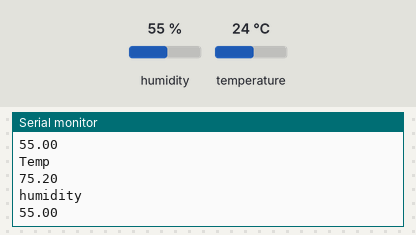
The sketch below on a simulated Arduino Uno, built with avr-gcc and run on an emulated ATmega328P. On the bench: the last lines printed to the serial monitor. The inputs (shaded band) are chosen by the test bench; at power-on: humidity 55 %, temperature 24 °C.

Above: at 2.8 s.
2.9 s: humidity set to 22 %
At 4.8 s:
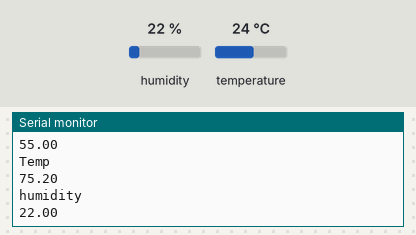
5.6 s: temperature set to 12 °C
At 6.8 s:
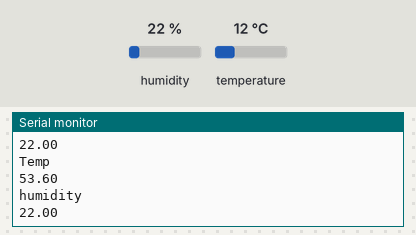
8.3 s: humidity set to 40 %
At 10.6 s:
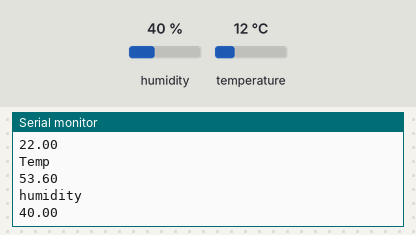
Timing chart, 0 to 12.1 s (numbered marks = the images above; inputs shaded):
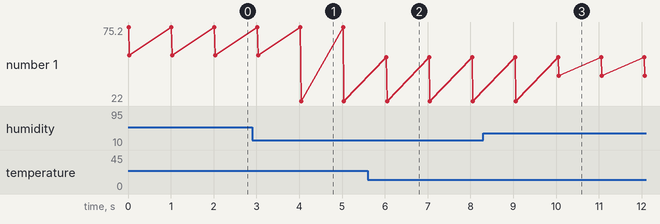

Measured:
- after the input at 2.9 s, the serial monitor: prints a new line after 1.1 s (image 1)
- after the input at 5.6 s, the serial monitor: prints a new line after 0.43 s (image 2)
- after the input at 8.3 s, the serial monitor: prints a new line after 1.8 s (image 3)
- plotted number 1: 55 → 22 after the input at 2.9 s, 22 → 40 after the input at 8.3 s

The sketch:

dht22_ard_code.ino
```cpp
  #include <DHT.h>
DHT dht(4, DHT22, 20);
void setup() {
  // put your setup code here, to run once:
  Serial.begin(9600);
  dht.begin();
}

void loop() {
  // put your main code here, to run repeatedly:
  //Serial.println("hi");
      float h = dht.readHumidity();
      float f = dht.readTemperature(true);
      Serial.println("Temp");
      Serial.println(f);
      Serial.println("humidity");
      Serial.println(h);
  delay(1000);
}
```
